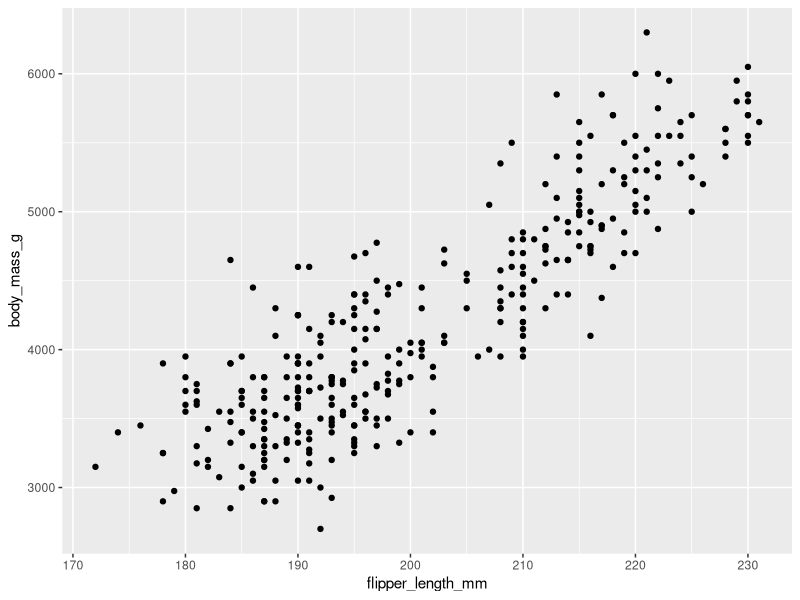
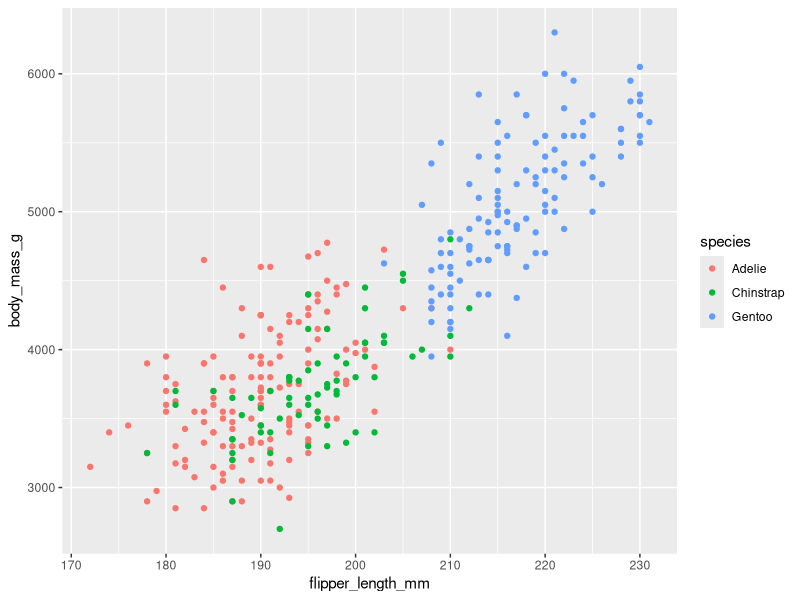
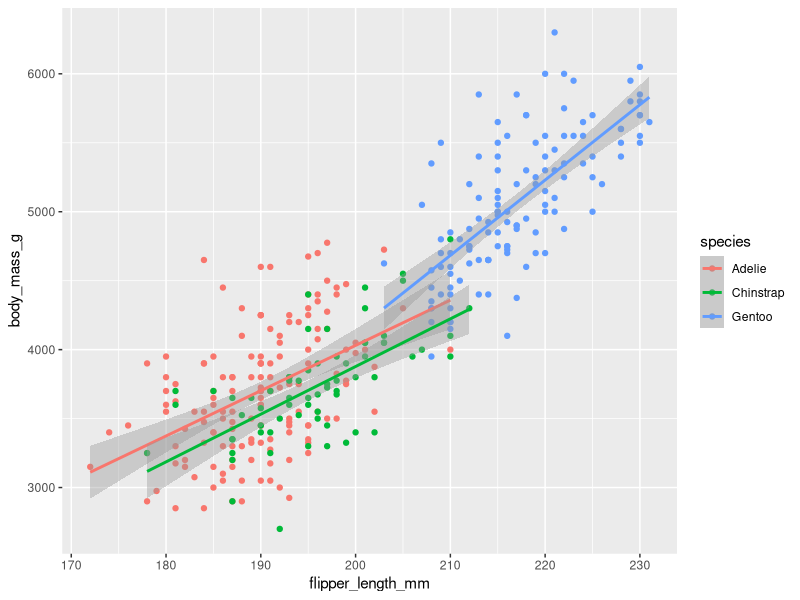
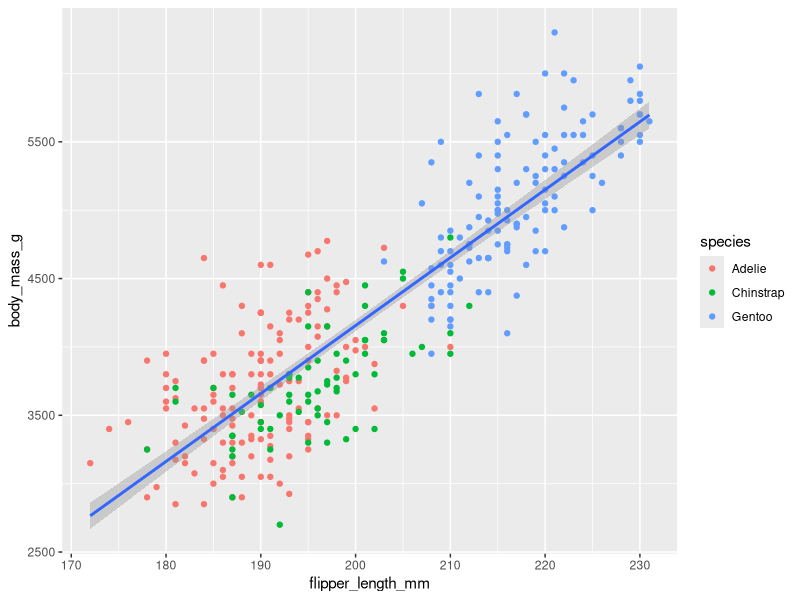
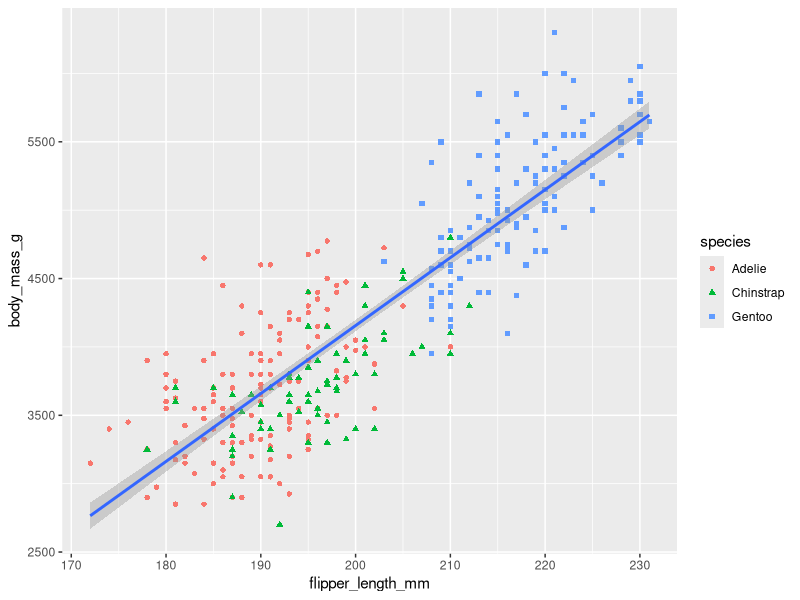
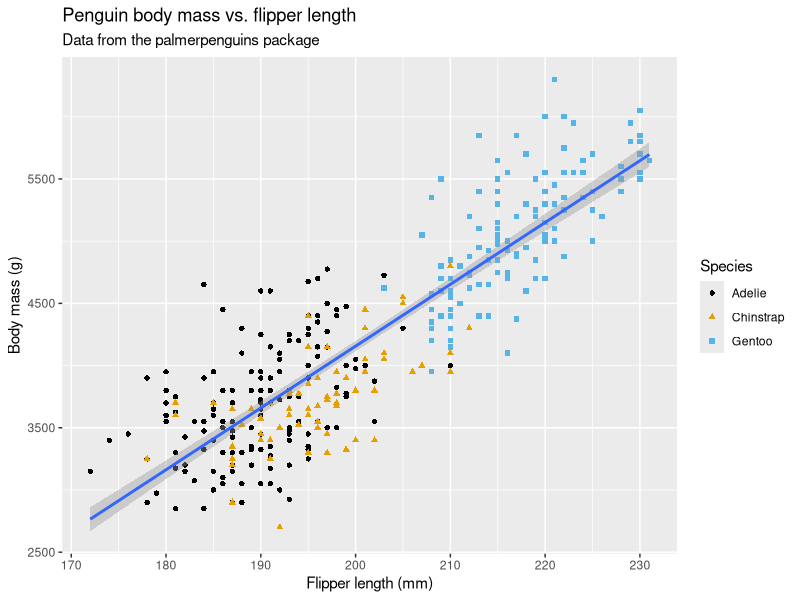
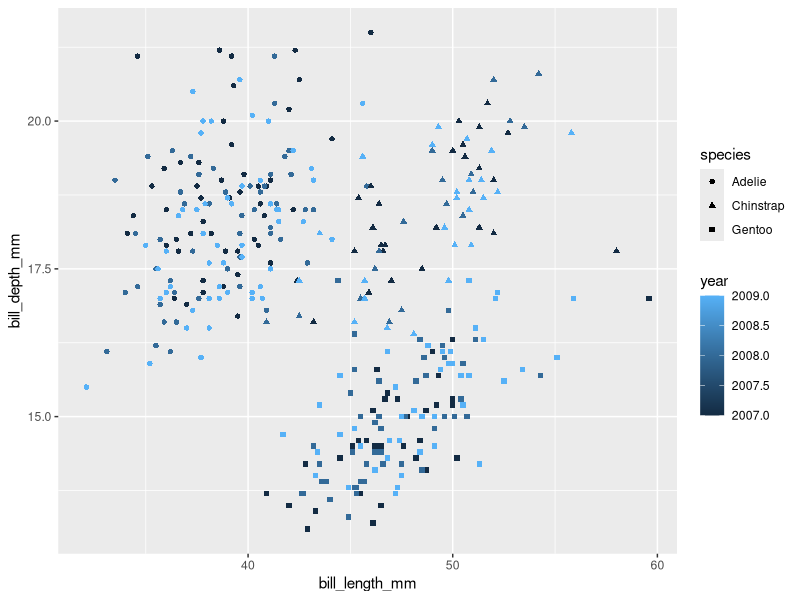
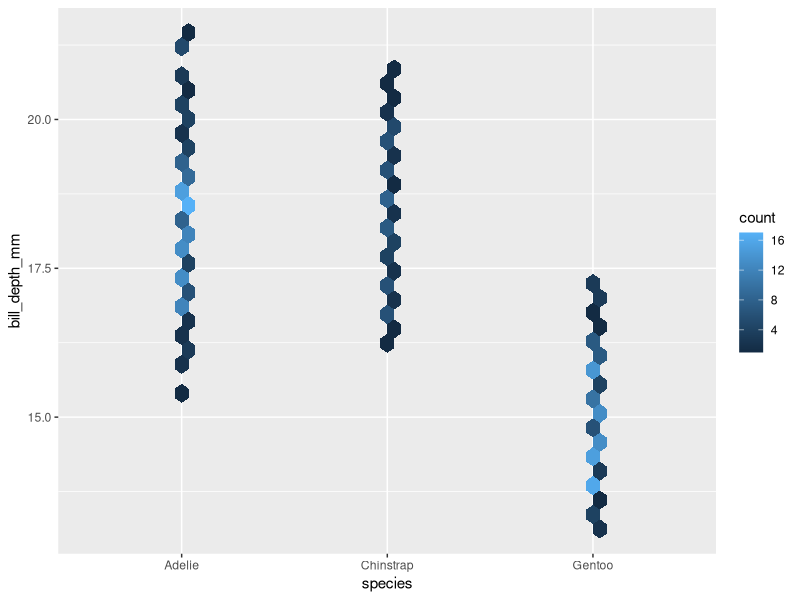

Recreate these plots in R, in order. (Note: this script raises an error after producing the figures.)
## ---- chunk 1
library(tidyverse)
library(palmerpenguins)
library(ggthemes)
## ---- chunk 2
ggplot(
  data = penguins, mapping =
    aes(x = flipper_length_mm, y = body_mass_g)
) +
  geom_point()
## ---- chunk 3
ggplot(
  data = penguins, mapping =
    aes(x = flipper_length_mm, y = body_mass_g, color = species)
) +
  geom_point()
## ---- chunk 4
ggplot(
  data = penguins, mapping =
    aes(x = flipper_length_mm, y = body_mass_g, color = species)
) +
  geom_point() +
  geom_smooth(method = "lm")
## ---- chunk 5
ggplot(
    data = penguins, mapping =
        aes(x = flipper_length_mm, y = body_mass_g)
) +
    geom_point(mapping = aes(color = species)) +
    geom_smooth(method = "lm")
## ---- chunk 6
ggplot(
    data = penguins, mapping =
        aes(x = flipper_length_mm, y = body_mass_g)
) +
    geom_point(mapping = aes(color = species, shape = species)) +
    geom_smooth(method = "lm")
## ---- chunk 7
ggplot(
  data = penguins, mapping =
    aes(x = flipper_length_mm, y = body_mass_g)
) +
  geom_point(mapping = aes(color = species, shape = species)) +
    geom_smooth(method = "lm") +
    labs(
        title = "Penguin body mass vs. flipper length",
        subtitle = "Data from the palmerpenguins package",
        x = "Flipper length (mm)",
        y = "Body mass (g)",
        color = "Species",
        shape = "Species"
    ) +
    scale_color_colorblind() 
## ---- chunk 8
nrow(penguins)
ncol(penguins)
## ---- chunk 9
ggplot(
    data = penguins,
    mapping = aes(
        y = bill_depth_mm,
        x = bill_length_mm
    )
) +
    geom_point(mapping = aes(color = year, shape = species)) 
## ---- chunk 10
ggplot(
    data = penguins,
    mapping = aes(
        y = bill_depth_mm,
        x = species
    )
) +
    geom_hex()
## ---- chunk 11
ggplot(data = penguins) +
    geom_point()
## ---- chunk 12
ggplot(data = penguins, mapping = aes(x = bill_length_mm, y = bill_depth_mm)) +
    geom_point()
